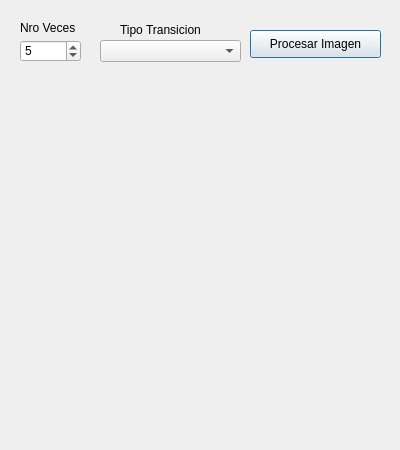
<?xml version="1.0" encoding="UTF-8"?>
<ui version="4.0">
 <class>dlgImagenAritmetica</class>
 <widget class="QDialog" name="dlgImagenAritmetica">
  <property name="geometry">
   <rect>
    <x>0</x>
    <y>0</y>
    <width>400</width>
    <height>450</height>
   </rect>
  </property>
  <property name="windowTitle">
   <string>Aritmetica de una Imagen</string>
  </property>
  <widget class="QPushButton" name="btnProcesarImagen">
   <property name="geometry">
    <rect>
     <x>250</x>
     <y>30</y>
     <width>131</width>
     <height>28</height>
    </rect>
   </property>
   <property name="text">
    <string>Procesar Imagen</string>
   </property>
  </widget>
  <widget class="QLabel" name="lblImagen1">
   <property name="geometry">
    <rect>
     <x>40</x>
     <y>100</y>
     <width>128</width>
     <height>128</height>
    </rect>
   </property>
   <property name="text">
    <string/>
   </property>
   <property name="scaledContents">
    <bool>true</bool>
   </property>
  </widget>
  <widget class="QLabel" name="lblMensaje1">
   <property name="geometry">
    <rect>
     <x>40</x>
     <y>70</y>
     <width>128</width>
     <height>20</height>
    </rect>
   </property>
   <property name="font">
    <font>
     <weight>75</weight>
     <bold>true</bold>
    </font>
   </property>
   <property name="text">
    <string/>
   </property>
  </widget>
  <widget class="QSpinBox" name="txtNroVeces">
   <property name="geometry">
    <rect>
     <x>20</x>
     <y>40</y>
     <width>61</width>
     <height>22</height>
    </rect>
   </property>
   <property name="minimum">
    <number>1</number>
   </property>
   <property name="maximum">
    <number>100</number>
   </property>
   <property name="value">
    <number>5</number>
   </property>
  </widget>
  <widget class="QLabel" name="lblNroVeces">
   <property name="geometry">
    <rect>
     <x>20</x>
     <y>20</y>
     <width>71</width>
     <height>16</height>
    </rect>
   </property>
   <property name="text">
    <string>Nro Veces</string>
   </property>
  </widget>
  <widget class="QLabel" name="lblImagen2">
   <property name="geometry">
    <rect>
     <x>230</x>
     <y>100</y>
     <width>128</width>
     <height>128</height>
    </rect>
   </property>
   <property name="text">
    <string/>
   </property>
   <property name="scaledContents">
    <bool>true</bool>
   </property>
  </widget>
  <widget class="QLabel" name="lblImagen3">
   <property name="geometry">
    <rect>
     <x>40</x>
     <y>300</y>
     <width>128</width>
     <height>128</height>
    </rect>
   </property>
   <property name="text">
    <string/>
   </property>
   <property name="scaledContents">
    <bool>true</bool>
   </property>
  </widget>
  <widget class="QLabel" name="lblImagen4">
   <property name="geometry">
    <rect>
     <x>230</x>
     <y>300</y>
     <width>128</width>
     <height>128</height>
    </rect>
   </property>
   <property name="text">
    <string/>
   </property>
   <property name="scaledContents">
    <bool>true</bool>
   </property>
  </widget>
  <widget class="QLabel" name="lblMensaje2">
   <property name="geometry">
    <rect>
     <x>230</x>
     <y>70</y>
     <width>128</width>
     <height>20</height>
    </rect>
   </property>
   <property name="font">
    <font>
     <weight>75</weight>
     <bold>true</bold>
    </font>
   </property>
   <property name="text">
    <string/>
   </property>
  </widget>
  <widget class="QLabel" name="lblMensaje3">
   <property name="geometry">
    <rect>
     <x>40</x>
     <y>260</y>
     <width>128</width>
     <height>20</height>
    </rect>
   </property>
   <property name="font">
    <font>
     <weight>75</weight>
     <bold>true</bold>
    </font>
   </property>
   <property name="text">
    <string/>
   </property>
  </widget>
  <widget class="QLabel" name="lblMensaje4">
   <property name="geometry">
    <rect>
     <x>230</x>
     <y>260</y>
     <width>128</width>
     <height>20</height>
    </rect>
   </property>
   <property name="font">
    <font>
     <weight>75</weight>
     <bold>true</bold>
    </font>
   </property>
   <property name="text">
    <string/>
   </property>
  </widget>
  <widget class="QLabel" name="lblTipoTransicion">
   <property name="geometry">
    <rect>
     <x>120</x>
     <y>20</y>
     <width>101</width>
     <height>20</height>
    </rect>
   </property>
   <property name="text">
    <string>Tipo Transicion</string>
   </property>
  </widget>
  <widget class="QComboBox" name="cboTipoTransicion">
   <property name="geometry">
    <rect>
     <x>100</x>
     <y>40</y>
     <width>141</width>
     <height>22</height>
    </rect>
   </property>
  </widget>
 </widget>
 <resources/>
 <connections/>
</ui>
